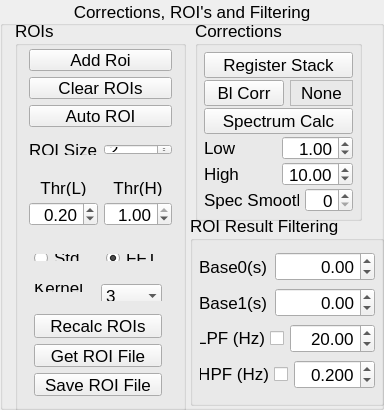
<?xml version="1.0" encoding="UTF-8"?>
<ui version="4.0">
 <class>Form</class>
 <widget class="QWidget" name="Form">
  <property name="geometry">
   <rect>
    <x>0</x>
    <y>0</y>
    <width>384</width>
    <height>410</height>
   </rect>
  </property>
  <property name="sizePolicy">
   <sizepolicy hsizetype="Minimum" vsizetype="Minimum">
    <horstretch>0</horstretch>
    <verstretch>0</verstretch>
   </sizepolicy>
  </property>
  <property name="maximumSize">
   <size>
    <width>384</width>
    <height>410</height>
   </size>
  </property>
  <property name="font">
   <font>
    <family>Arial</family>
    <pointsize>12</pointsize>
   </font>
  </property>
  <property name="windowTitle">
   <string>Form</string>
  </property>
  <layout class="QGridLayout" name="gridLayout">
   <property name="leftMargin">
    <number>0</number>
   </property>
   <property name="topMargin">
    <number>0</number>
   </property>
   <property name="rightMargin">
    <number>0</number>
   </property>
   <property name="bottomMargin">
    <number>0</number>
   </property>
   <property name="horizontalSpacing">
    <number>10</number>
   </property>
   <property name="verticalSpacing">
    <number>0</number>
   </property>
   <item row="0" column="0">
    <widget class="QGroupBox" name="groupBox">
     <property name="maximumSize">
      <size>
       <width>392</width>
       <height>410</height>
      </size>
     </property>
     <property name="font">
      <font>
       <family>Lucida Grande</family>
       <pointsize>13</pointsize>
      </font>
     </property>
     <property name="title">
      <string>Corrections, ROI's and Filtering</string>
     </property>
     <property name="alignment">
      <set>Qt::AlignCenter</set>
     </property>
     <property name="flat">
      <bool>true</bool>
     </property>
     <widget class="QGroupBox" name="groupBox_3">
      <property name="geometry">
       <rect>
        <x>15</x>
        <y>20</y>
        <width>171</width>
        <height>391</height>
       </rect>
      </property>
      <property name="sizePolicy">
       <sizepolicy hsizetype="Preferred" vsizetype="Expanding">
        <horstretch>0</horstretch>
        <verstretch>0</verstretch>
       </sizepolicy>
      </property>
      <property name="palette">
       <palette>
        <active>
         <colorrole role="Shadow">
          <brush brushstyle="SolidPattern">
           <color alpha="255">
            <red>99</red>
            <green>99</green>
            <blue>99</blue>
           </color>
          </brush>
         </colorrole>
        </active>
        <inactive>
         <colorrole role="Shadow">
          <brush brushstyle="SolidPattern">
           <color alpha="255">
            <red>99</red>
            <green>99</green>
            <blue>99</blue>
           </color>
          </brush>
         </colorrole>
        </inactive>
        <disabled>
         <colorrole role="Shadow">
          <brush brushstyle="SolidPattern">
           <color alpha="255">
            <red>99</red>
            <green>99</green>
            <blue>99</blue>
           </color>
          </brush>
         </colorrole>
        </disabled>
       </palette>
      </property>
      <property name="title">
       <string>ROIs</string>
      </property>
      <widget class="QWidget" name="layoutWidget">
       <property name="geometry">
        <rect>
         <x>10</x>
         <y>255</y>
         <width>146</width>
         <height>26</height>
        </rect>
       </property>
       <layout class="QHBoxLayout" name="horizontalLayout_10">
        <item>
         <widget class="QLabel" name="label_6">
          <property name="text">
           <string>Kernel</string>
          </property>
         </widget>
        </item>
        <item>
         <widget class="QComboBox" name="ImagePhys_ROIKernel">
          <property name="minimumSize">
           <size>
            <width>0</width>
            <height>24</height>
           </size>
          </property>
          <property name="maximumSize">
           <size>
            <width>75</width>
            <height>16777215</height>
           </size>
          </property>
          <property name="toolTip">
           <string extracomment="ROI Kernel Value"/>
          </property>
          <property name="layoutDirection">
           <enum>Qt::LeftToRight</enum>
          </property>
          <property name="styleSheet">
           <string notr="true">&lt;align = 'right'&gt;</string>
          </property>
          <property name="currentIndex">
           <number>1</number>
          </property>
          <property name="maxVisibleItems">
           <number>1</number>
          </property>
          <property name="maxCount">
           <number>10</number>
          </property>
          <property name="sizeAdjustPolicy">
           <enum>QComboBox::AdjustToMinimumContentsLength</enum>
          </property>
          <property name="frame">
           <bool>false</bool>
          </property>
          <property name="modelColumn">
           <number>0</number>
          </property>
          <item>
           <property name="text">
            <string>1</string>
           </property>
          </item>
          <item>
           <property name="text">
            <string>3</string>
           </property>
          </item>
          <item>
           <property name="text">
            <string>5</string>
           </property>
          </item>
          <item>
           <property name="text">
            <string>7</string>
           </property>
          </item>
          <item>
           <property name="text">
            <string>9</string>
           </property>
          </item>
          <item>
           <property name="text">
            <string>11</string>
           </property>
          </item>
         </widget>
        </item>
       </layout>
      </widget>
      <widget class="QWidget" name="layoutWidget">
       <property name="geometry">
        <rect>
         <x>10</x>
         <y>225</y>
         <width>156</width>
         <height>25</height>
        </rect>
       </property>
       <layout class="QHBoxLayout" name="horizontalLayout_14">
        <item>
         <widget class="QRadioButton" name="ImagePhys_StdRB">
          <property name="text">
           <string>Std</string>
          </property>
         </widget>
        </item>
        <item>
         <widget class="QRadioButton" name="ImagePhys_FFTRB">
          <property name="text">
           <string>FFT</string>
          </property>
          <property name="checked">
           <bool>true</bool>
          </property>
         </widget>
        </item>
       </layout>
      </widget>
      <widget class="QWidget" name="layoutWidget">
       <property name="geometry">
        <rect>
         <x>10</x>
         <y>285</y>
         <width>146</width>
         <height>100</height>
        </rect>
       </property>
       <layout class="QVBoxLayout" name="verticalLayout_2">
        <item>
         <widget class="QPushButton" name="ImagePhys_RecalculateROIs">
          <property name="text">
           <string>Recalc ROIs</string>
          </property>
         </widget>
        </item>
        <item>
         <widget class="QPushButton" name="ImagePhys_RetrieveROI">
          <property name="text">
           <string>Get ROI File</string>
          </property>
         </widget>
        </item>
        <item>
         <widget class="QPushButton" name="ImagePhys_SaveROI">
          <property name="text">
           <string>Save ROI File</string>
          </property>
         </widget>
        </item>
       </layout>
      </widget>
      <widget class="QWidget" name="layoutWidget">
       <property name="geometry">
        <rect>
         <x>5</x>
         <y>20</y>
         <width>161</width>
         <height>96</height>
        </rect>
       </property>
       <layout class="QGridLayout" name="gridLayout_2">
        <item row="0" column="0">
         <widget class="QPushButton" name="ImagePhys_addRoi">
          <property name="text">
           <string>Add Roi</string>
          </property>
         </widget>
        </item>
        <item row="1" column="0">
         <widget class="QPushButton" name="ImagePhys_clearRoi">
          <property name="text">
           <string>Clear ROIs</string>
          </property>
         </widget>
        </item>
        <item row="2" column="0">
         <widget class="QPushButton" name="ImagePhys_findROIs">
          <property name="text">
           <string>Auto ROI</string>
          </property>
         </widget>
        </item>
       </layout>
      </widget>
      <widget class="QWidget" name="layoutWidget">
       <property name="geometry">
        <rect>
         <x>5</x>
         <y>150</y>
         <width>161</width>
         <height>57</height>
        </rect>
       </property>
       <layout class="QHBoxLayout" name="horizontalLayout_4">
        <item>
         <layout class="QVBoxLayout" name="verticalLayout">
          <item>
           <widget class="QLabel" name="label_11">
            <property name="text">
             <string>Thr(L)</string>
            </property>
            <property name="alignment">
             <set>Qt::AlignCenter</set>
            </property>
           </widget>
          </item>
          <item>
           <widget class="QDoubleSpinBox" name="ImagePhys_ROIThrLow">
            <property name="sizePolicy">
             <sizepolicy hsizetype="Minimum" vsizetype="Fixed">
              <horstretch>0</horstretch>
              <verstretch>0</verstretch>
             </sizepolicy>
            </property>
            <property name="minimumSize">
             <size>
              <width>0</width>
              <height>24</height>
             </size>
            </property>
            <property name="alignment">
             <set>Qt::AlignRight|Qt::AlignTrailing|Qt::AlignVCenter</set>
            </property>
            <property name="minimum">
             <double>0.010000000000000</double>
            </property>
            <property name="maximum">
             <double>1.000000000000000</double>
            </property>
            <property name="singleStep">
             <double>0.100000000000000</double>
            </property>
            <property name="value">
             <double>0.200000000000000</double>
            </property>
           </widget>
          </item>
         </layout>
        </item>
        <item>
         <layout class="QVBoxLayout" name="verticalLayout_3">
          <item>
           <widget class="QLabel" name="label_12">
            <property name="text">
             <string>Thr(H)</string>
            </property>
            <property name="alignment">
             <set>Qt::AlignCenter</set>
            </property>
           </widget>
          </item>
          <item>
           <widget class="QDoubleSpinBox" name="ImagePhys_ROIThrHigh">
            <property name="sizePolicy">
             <sizepolicy hsizetype="Minimum" vsizetype="Fixed">
              <horstretch>0</horstretch>
              <verstretch>0</verstretch>
             </sizepolicy>
            </property>
            <property name="minimumSize">
             <size>
              <width>0</width>
              <height>24</height>
             </size>
            </property>
            <property name="alignment">
             <set>Qt::AlignRight|Qt::AlignTrailing|Qt::AlignVCenter</set>
            </property>
            <property name="minimum">
             <double>0.100000000000000</double>
            </property>
            <property name="maximum">
             <double>1.000000000000000</double>
            </property>
            <property name="singleStep">
             <double>0.100000000000000</double>
            </property>
            <property name="value">
             <double>1.000000000000000</double>
            </property>
           </widget>
          </item>
         </layout>
        </item>
       </layout>
      </widget>
      <widget class="QWidget" name="">
       <property name="geometry">
        <rect>
         <x>5</x>
         <y>115</y>
         <width>161</width>
         <height>29</height>
        </rect>
       </property>
       <layout class="QHBoxLayout" name="horizontalLayout_3">
        <item>
         <widget class="QLabel" name="label_13">
          <property name="text">
           <string>ROI Size</string>
          </property>
         </widget>
        </item>
        <item>
         <widget class="QSpinBox" name="ImagePhys_ROISize">
          <property name="minimum">
           <number>1</number>
          </property>
          <property name="maximum">
           <number>25</number>
          </property>
          <property name="value">
           <number>2</number>
          </property>
         </widget>
        </item>
       </layout>
      </widget>
     </widget>
     <widget class="QGroupBox" name="groupBox_2">
      <property name="geometry">
       <rect>
        <x>195</x>
        <y>20</y>
        <width>167</width>
        <height>201</height>
       </rect>
      </property>
      <property name="minimumSize">
       <size>
        <width>120</width>
        <height>190</height>
       </size>
      </property>
      <property name="title">
       <string>Corrections</string>
      </property>
      <layout class="QVBoxLayout" name="verticalLayout_5">
       <property name="spacing">
        <number>2</number>
       </property>
       <property name="leftMargin">
        <number>6</number>
       </property>
       <property name="topMargin">
        <number>6</number>
       </property>
       <property name="rightMargin">
        <number>6</number>
       </property>
       <property name="bottomMargin">
        <number>6</number>
       </property>
       <item>
        <widget class="QPushButton" name="ImagePhys_RegisterStack">
         <property name="text">
          <string>Register Stack</string>
         </property>
        </widget>
       </item>
       <item>
        <layout class="QHBoxLayout" name="horizontalLayout_6">
         <item>
          <widget class="QPushButton" name="ImagePhys_UnBleach">
           <property name="text">
            <string>Bl Corr</string>
           </property>
           <property name="checkable">
            <bool>true</bool>
           </property>
          </widget>
         </item>
         <item>
          <widget class="QLabel" name="ImagePhys_BleachInfo">
           <property name="minimumSize">
            <size>
             <width>0</width>
             <height>24</height>
            </size>
           </property>
           <property name="frameShape">
            <enum>QFrame::StyledPanel</enum>
           </property>
           <property name="frameShadow">
            <enum>QFrame::Sunken</enum>
           </property>
           <property name="text">
            <string>None</string>
           </property>
           <property name="alignment">
            <set>Qt::AlignCenter</set>
           </property>
          </widget>
         </item>
        </layout>
       </item>
       <item>
        <widget class="QPushButton" name="ImagePhys_SpecCalc">
         <property name="text">
          <string>Spectrum Calc</string>
         </property>
        </widget>
       </item>
       <item>
        <layout class="QHBoxLayout" name="horizontalLayout">
         <item>
          <widget class="QLabel" name="label_7">
           <property name="text">
            <string>Low</string>
           </property>
          </widget>
         </item>
         <item>
          <widget class="QDoubleSpinBox" name="ImagePhys_SpecHPF">
           <property name="minimumSize">
            <size>
             <width>0</width>
             <height>24</height>
            </size>
           </property>
           <property name="alignment">
            <set>Qt::AlignRight|Qt::AlignTrailing|Qt::AlignVCenter</set>
           </property>
           <property name="value">
            <double>1.000000000000000</double>
           </property>
          </widget>
         </item>
        </layout>
       </item>
       <item>
        <layout class="QHBoxLayout" name="horizontalLayout_11">
         <item>
          <widget class="QLabel" name="label_8">
           <property name="text">
            <string>High</string>
           </property>
          </widget>
         </item>
         <item>
          <widget class="QDoubleSpinBox" name="ImagePhys_SpecLPF">
           <property name="minimumSize">
            <size>
             <width>0</width>
             <height>24</height>
            </size>
           </property>
           <property name="alignment">
            <set>Qt::AlignRight|Qt::AlignTrailing|Qt::AlignVCenter</set>
           </property>
           <property name="value">
            <double>10.000000000000000</double>
           </property>
          </widget>
         </item>
        </layout>
       </item>
       <item>
        <layout class="QHBoxLayout" name="horizontalLayout_12">
         <item>
          <widget class="QLabel" name="label_10">
           <property name="text">
            <string>Spec Smooth</string>
           </property>
          </widget>
         </item>
         <item>
          <widget class="QSpinBox" name="ImagePhys_FFTSmooth">
           <property name="minimumSize">
            <size>
             <width>0</width>
             <height>24</height>
            </size>
           </property>
           <property name="alignment">
            <set>Qt::AlignRight|Qt::AlignTrailing|Qt::AlignVCenter</set>
           </property>
           <property name="maximum">
            <number>16</number>
           </property>
          </widget>
         </item>
        </layout>
       </item>
      </layout>
     </widget>
     <widget class="QGroupBox" name="groupBox_6">
      <property name="geometry">
       <rect>
        <x>190</x>
        <y>215</y>
        <width>194</width>
        <height>191</height>
       </rect>
      </property>
      <property name="title">
       <string>ROI Result Filtering</string>
      </property>
      <layout class="QVBoxLayout" name="verticalLayout_4">
       <property name="spacing">
        <number>2</number>
       </property>
       <property name="leftMargin">
        <number>6</number>
       </property>
       <property name="topMargin">
        <number>6</number>
       </property>
       <property name="rightMargin">
        <number>6</number>
       </property>
       <property name="bottomMargin">
        <number>6</number>
       </property>
       <item>
        <layout class="QHBoxLayout" name="horizontalLayout_2">
         <item>
          <widget class="QLabel" name="label">
           <property name="text">
            <string>Base0(s)</string>
           </property>
          </widget>
         </item>
         <item>
          <widget class="QDoubleSpinBox" name="ImagePhys_BaseStart">
           <property name="minimumSize">
            <size>
             <width>0</width>
             <height>24</height>
            </size>
           </property>
           <property name="alignment">
            <set>Qt::AlignRight|Qt::AlignTrailing|Qt::AlignVCenter</set>
           </property>
           <property name="minimum">
            <double>-5000.000000000000000</double>
           </property>
           <property name="maximum">
            <double>50000.000000000000000</double>
           </property>
          </widget>
         </item>
        </layout>
       </item>
       <item>
        <layout class="QHBoxLayout" name="horizontalLayout_7">
         <item>
          <widget class="QLabel" name="label_3">
           <property name="text">
            <string>Base1(s)</string>
           </property>
          </widget>
         </item>
         <item>
          <widget class="QDoubleSpinBox" name="ImagePhys_BaseEnd">
           <property name="minimumSize">
            <size>
             <width>0</width>
             <height>24</height>
            </size>
           </property>
           <property name="alignment">
            <set>Qt::AlignRight|Qt::AlignTrailing|Qt::AlignVCenter</set>
           </property>
           <property name="minimum">
            <double>-5000.000000000000000</double>
           </property>
           <property name="maximum">
            <double>50000.000000000000000</double>
           </property>
          </widget>
         </item>
        </layout>
       </item>
       <item>
        <layout class="QHBoxLayout" name="horizontalLayout_8">
         <item>
          <widget class="QCheckBox" name="ImagePhys_CorrTool_LPF">
           <property name="enabled">
            <bool>true</bool>
           </property>
           <property name="layoutDirection">
            <enum>Qt::RightToLeft</enum>
           </property>
           <property name="text">
            <string>LPF (Hz)</string>
           </property>
          </widget>
         </item>
         <item>
          <widget class="QDoubleSpinBox" name="ImagePhys_ImgLPF">
           <property name="minimumSize">
            <size>
             <width>0</width>
             <height>24</height>
            </size>
           </property>
           <property name="alignment">
            <set>Qt::AlignRight|Qt::AlignTrailing|Qt::AlignVCenter</set>
           </property>
           <property name="decimals">
            <number>2</number>
           </property>
           <property name="minimum">
            <double>0.100000000000000</double>
           </property>
           <property name="maximum">
            <double>5000.000000000000000</double>
           </property>
           <property name="singleStep">
            <double>1.000000000000000</double>
           </property>
           <property name="value">
            <double>20.000000000000000</double>
           </property>
          </widget>
         </item>
        </layout>
       </item>
       <item>
        <layout class="QHBoxLayout" name="horizontalLayout_9">
         <item>
          <widget class="QCheckBox" name="ImagePhys_CorrTool_HPF">
           <property name="layoutDirection">
            <enum>Qt::RightToLeft</enum>
           </property>
           <property name="text">
            <string>HPF (Hz)</string>
           </property>
          </widget>
         </item>
         <item>
          <widget class="QDoubleSpinBox" name="ImagePhys_ImgHPF">
           <property name="minimumSize">
            <size>
             <width>0</width>
             <height>24</height>
            </size>
           </property>
           <property name="alignment">
            <set>Qt::AlignRight|Qt::AlignTrailing|Qt::AlignVCenter</set>
           </property>
           <property name="suffix">
            <string extracomment="Hz"/>
           </property>
           <property name="decimals">
            <number>3</number>
           </property>
           <property name="minimum">
            <double>0.001000000000000</double>
           </property>
           <property name="maximum">
            <double>10.000000000000000</double>
           </property>
           <property name="singleStep">
            <double>0.200000000000000</double>
           </property>
           <property name="value">
            <double>0.200000000000000</double>
           </property>
          </widget>
         </item>
        </layout>
       </item>
      </layout>
     </widget>
    </widget>
   </item>
  </layout>
 </widget>
 <layoutdefault spacing="6" margin="9"/>
 <resources/>
 <connections/>
 <designerdata>
  <property name="gridDeltaX">
   <number>5</number>
  </property>
  <property name="gridDeltaY">
   <number>5</number>
  </property>
  <property name="gridSnapX">
   <bool>true</bool>
  </property>
  <property name="gridSnapY">
   <bool>true</bool>
  </property>
  <property name="gridVisible">
   <bool>true</bool>
  </property>
 </designerdata>
</ui>
